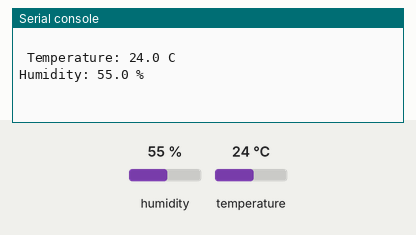
The program below on a simulated Raspberry Pi Pico running CircuitPython. Parts: the last lines printed to the serial console. The test bench sets the inputs (shaded band); at power-on: humidity 55 %, temperature 24 °C.

Above: at 1.2 s.
1.3 s: humidity set to 22 %
At 3.0 s:
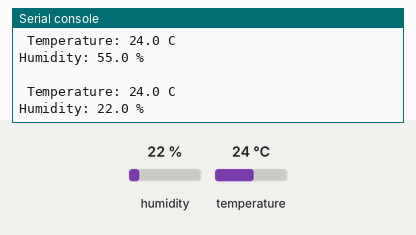
4.0 s: temperature set to 12 °C
At 4.6 s:
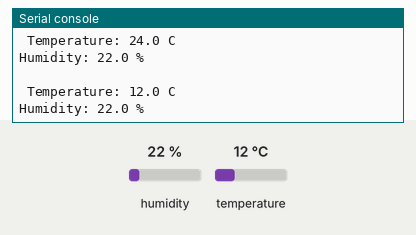
6.7 s: humidity set to 40 %
At 8.9 s:
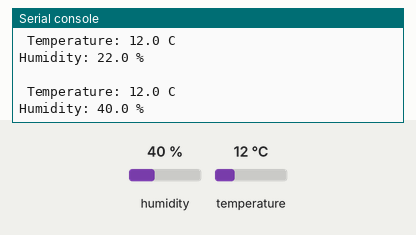
Timing chart, 0 to 10.4 s (numbered marks = the images above; inputs shaded):
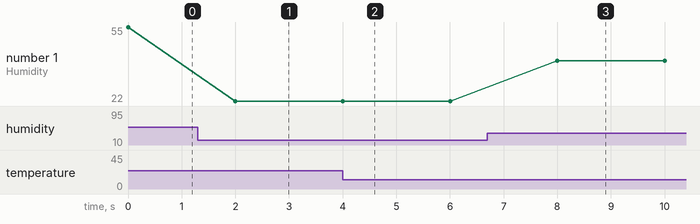

Measured:
- after the input at 1.3 s, the serial console: prints a new line after 0.70 s (image 1)
- after the input at 4.0 s, the serial console: prints a new line at once (image 2)
- after the input at 6.7 s, the serial console: prints a new line after 1.3 s (image 3)
- plotted number 1: 55 → 22 after the input at 1.3 s, 22 → 40 after the input at 6.7 s

The program:

code_htu21d.py
```python
import time
import busio
import board
from adafruit_htu21d import HTU21D

i2c = busio.I2C(board.GP9, board.GP8)
sensor = HTU21D(i2c)

while True:
    print("\n Temperature: %0.1f C" % sensor.temperature)
    print("Humidity: %0.1f %%" % sensor.relative_humidity)
    time.sleep(2)
```
